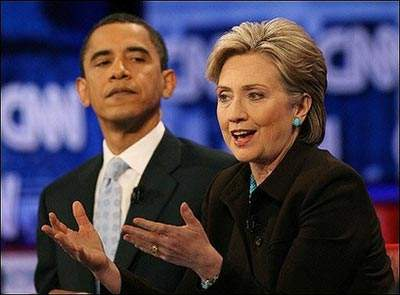
#> input picture face_distance/timg.jpg, 400 x 295 px
$ python face1.py
#> lines starting #> are read from the running program, lines starting #| are printed output that depends on the picture; after the words box and inside, x2 and y2 are one past the last pixel; in counts of white or black regions, pixels touching at a corner belong together
# -*- coding: utf-8 -*-
# __author__:'Administrator'
# @Time    : 2019/2/22 11:27
import cv2

imagepath = "./timg.jpg"

image = cv2.imread(imagepath)
#> image is the input picture: shape (295, 400, 3); mean B, G, R 80.8, 65.4, 75.3
gray = cv2.cvtColor(image, cv2.COLOR_BGR2GRAY)
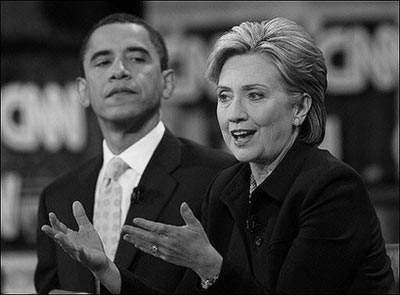
#> gray: shape (295, 400); min 0, max 251, mean 70.1
face_cascade = cv2.CascadeClassifier(r'D:/python36/Lib/site-packages/cv2/data/haarcascade_frontalface_default.xml')

# 探测人脸
# 根据训练的数据来对新图片进行识别的过程。
faces = face_cascade.detectMultiScale(gray,
                                      scaleFactor=1.15,
                                      minNeighbors=5,
                                      minSize=(5, 5),
                                      # flags = cv2.HAAR_SCALE_IMAGE
                                      )
#> faces = [[200, 64, 82, 82], [73, 20, 95, 95]]

print ("发现{0}个人脸!".format(len(faces)))
#| 发现2个人脸!
for(x, y, w, h) in faces:
    cv2.rectangle(image, (x, y), (x+w, y+w), (0, 255, 0), 2)
#> this loop made 2 passes
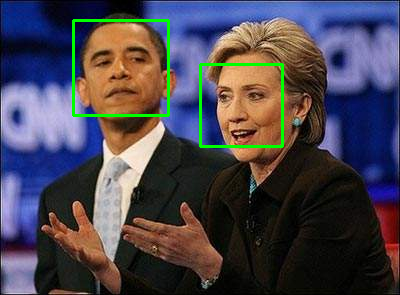
#> image: shape (295, 400, 3); 1.79% of pixels changed, all inside (x1, y1, x2, y2) = (72, 19, 284, 148)
cv2.imshow("image", image)
cv2.waitKey(0)
cv2.destroyAllWindows()

$ run again, with face_distance/1.png saved as face_distance/timg.jpg
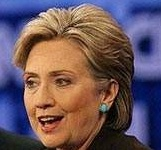
#> input picture face_distance/1.png, 161 x 150 px
#> image is the input picture: shape (150, 161, 3); mean B, G, R 92.9, 86.4, 107.6
#> `gray = cv2.cvtColor(image, cv2.COLOR_BGR2GRAY)`:
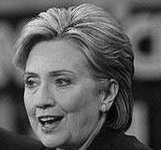
#> gray: shape (150, 161); min 0, max 249, mean 93.5
#> faces = [[10, 53, 77, 77]]
#| 发现1个人脸!
#> the loop `for(x, y, w, h) in faces:` made 1 pass
#> after the loop `for(x, y, w, h) in faces:`:
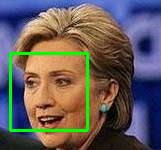
#> image: shape (150, 161, 3); 3.81% of pixels changed, all inside (x1, y1, x2, y2) = (9, 52, 89, 132)

$ run again, with face_distance/2.png saved as face_distance/timg.jpg
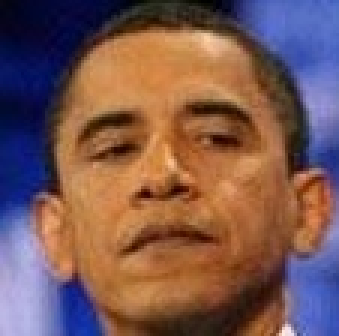
#> input picture face_distance/2.png, 113 x 112 px (shown 3 times larger)
#> image is the input picture: shape (112, 113, 3); mean B, G, R 84.1, 88.5, 122.1
#> `gray = cv2.cvtColor(image, cv2.COLOR_BGR2GRAY)`:
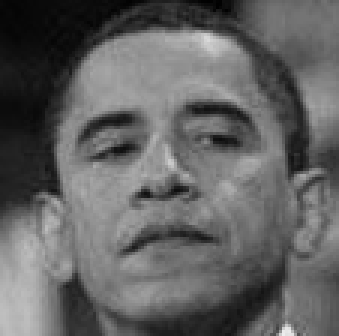
#> gray: shape (112, 113) (shown 3 times larger); min 1, max 237, mean 98.1
#> faces = [[10, 11, 89, 89]]
#| 发现1个人脸!
#> the loop `for(x, y, w, h) in faces:` made 1 pass
#> after the loop `for(x, y, w, h) in faces:`:
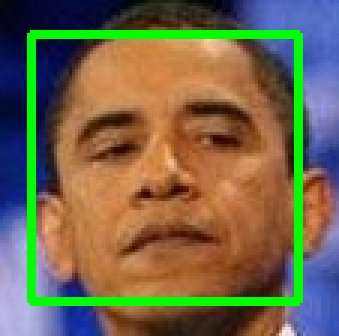
#> image: shape (112, 113, 3) (shown 3 times larger); 8.41% of pixels changed, all inside (x1, y1, x2, y2) = (9, 10, 101, 102)
